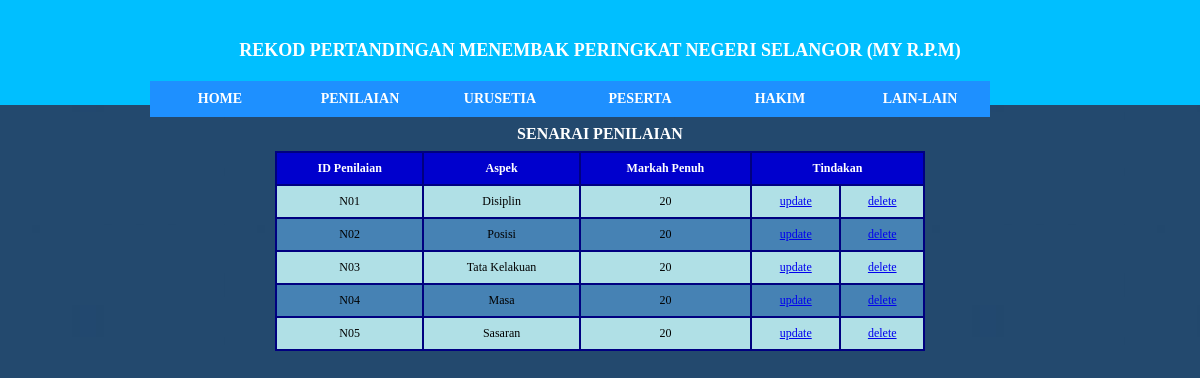
/penilaian_senarai.php, run on the app's committed database.
### tables this page shows
CREATE TABLE `penilaian` (
  `idpenilaian` varchar(3) NOT NULL,
  `aspek` varchar(30) NOT NULL,
  `markahpenuh` int(11) NOT NULL
);

### penilaian_senarai.php (the view)
<?php
   include ('sambungan.php');
   include("urusetia_menu.php");
?>
<link rel="stylesheet" href="senarai.css">
<table>
    <caption>SENARAI PENILAIAN</caption>
    <tr>
        <th>ID Penilaian</th>
        <th>Aspek</th>
        <th>Markah Penuh</th>
        <th colspan="2">Tindakan</th>
    </tr>
    <?php
       $sql = "select * from penilaian";
       $result = mysqli_query($sambungan, $sql);
       while($nilai = mysqli_fetch_array($result)) {
       	   echo "<tr> <td>$nilai[idpenilaian]</td>
               <td>$nilai[aspek]</td>
               <td>$nilai[markahpenuh]</td>
               <td><a href='penilaian_update.php?idpenilaian=$nilai[idpenilaian]'>update</a></td>
               <td><a href='penilaian_delete.php?idpenilaian=$nilai[idpenilaian]'>delete</a></td>
       </tr>";
       }
   ?>
</table>

### urusetia_menu.php (shortened to what this page needs)
<link rel="stylesheet" href="menu.css">
<body>
   <div class="menu">
       <div class="urusetia">
           <h2>REKOD PERTANDINGAN MENEMBAK PERINGKAT NEGERI SELANGOR (MY R.P.M)</h2>
        <ul>
            <li>
                <a href="urusetia_home.php"><b>HOME</b></a>
            </li>
        </ul>
           <ul>
               <li>
                   <a href="#"><b>PENILAIAN</b></a>
               </li>
           </ul>
           <ul>
               <li>
                   <a href="#"><b>URUSETIA</b></a>
               </li>
           </ul>
           <ul>
              <li>
                 <a href="#"><b>PESERTA</b></a>
              </li>
           </ul>
           <ul>
              <li>
                  <a href="#"><b>HAKIM</b></a>
              </li>
           </ul>
           <ul>
              <li>
                  <a href="#"><b>LAIN-LAIN</b></a>
              </li>
           </ul>
        </div>
    </div>
</body>

### menu.css (style rules this page uses)
h2 { font-family: verdana; font-size: 18px; font-weight: bold; text-align: center; color: white; margin: 0px auto; padding-bottom: 20px; }
body { margin: 0px; }
div { text-align: center; margin: 0px auto; padding-top: 20px; }
div.menu { height:85px; background-color: deepskyblue; }
div.urusetia { width: 900px; }
ul { list-style: none; padding: 0px; margin: 0px; text-align: center; }
ul li { display: block; float: left; }
ul li a { font-family: Verdana; font-size: 14px; font-weight: normal; text-align: center; color: white; width: 120px; padding: 10px; border: none; margin: 0px; background-color: dodgerblue; display: block; text-decoration: none; }

### senarai.css (style rules this page uses)
body { background-image: url(imej/1221.jpg); }
table { font-family: verdana; font-size: 12px; font-weight: normal; width: 650px; margin: 0px auto; text-align: center; border-collapse: collapse; }
caption { font-size: 16px; font-weight: bold; color: white; padding: 8px; }
td, th { padding: 8px; border: 2px solid Navy; }
tr:nth-child(odd) { background-color: steelblue; }
tr:nth-child(even) { background-color: powderblue; }
th { font-weight: bold; color: white; background-color: mediumblue; }

### data on the page
penilaian: idpenilaian "N01", aspek "Disiplin", markahpenuh "20"
penilaian: idpenilaian "N02", aspek "Posisi", markahpenuh "20"
penilaian: idpenilaian "N03", aspek "Tata Kelakuan", markahpenuh "20"
penilaian: idpenilaian "N04", aspek "Masa", markahpenuh "20"
penilaian: idpenilaian "N05", aspek "Sasaran", markahpenuh "20"
